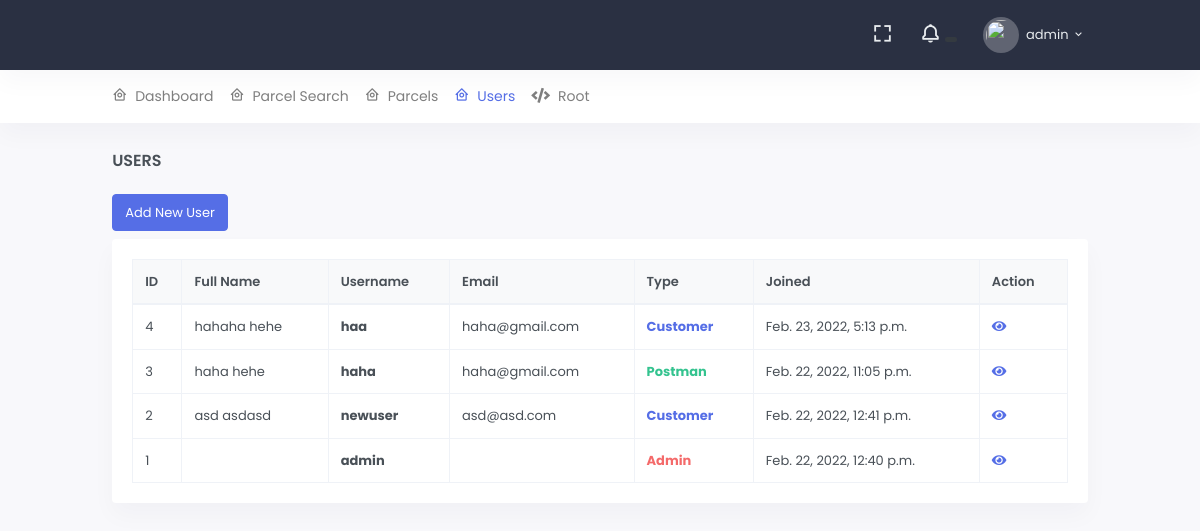
Before: /a/user/ (signed in) with the older database file.
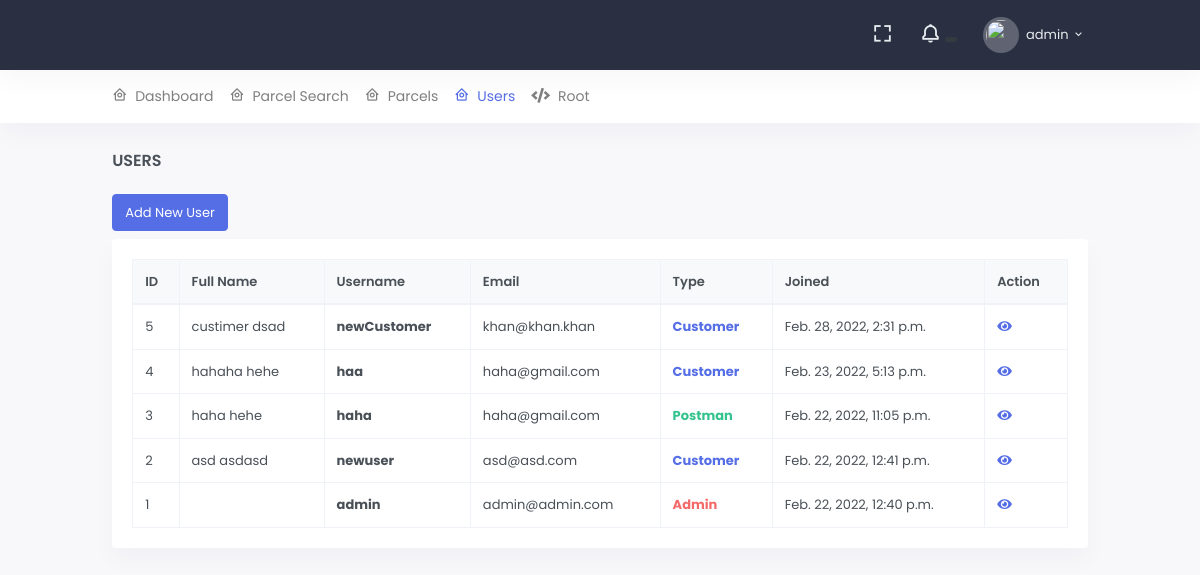
After: the same page with the newer database file.
### src/accounts/models.py (models this page shows, shortened)
class User(AbstractUser):
    TYPES_OF_USERS = (
        ("CUSTOMER", 'Customer'),
        ("MANAGER", 'Manager'),
        ("POSTMAN", 'Postman')
    )
    profile_image = ResizedImageField(
        upload_to='account/images/profiles/', null=True, blank=True, size=[100, 100], quality=75, force_format='PNG',
        help_text='size of logo must be 100*100 and format must be png image file', crop=['middle', 'center']
    )
    phone_number = models.CharField(max_length=30, null=True, blank=True)
    cnic = models.CharField(max_length=13, null=False, blank=False, help_text="13 digits cnic without -")
    address = models.TextField(max_length=30, null=True, blank=True)
    latitude = models.DecimalField(max_digits=9, decimal_places=6, default=0.00, blank=True, null=True)
    longitude = models.DecimalField(max_digits=9, decimal_places=6, default=0.00, blank=True, null=True)
    type = models.CharField(max_length=20, default='CUSTOMER', choices=TYPES_OF_USERS)
    is_customer = models.BooleanField(default=True)
    is_postman = models.BooleanField(default=False)
    class Meta:
        ordering = ['-id']
        verbose_name = 'User'
        verbose_name_plural = 'Users'

### src/portals/admins/views.py (the view)
# urls.py: path('user/', UserListView.as_view(), name='user'),
@method_decorator(admin_decorators, name='dispatch')
class UserListView(ListView):
    queryset = User.objects.all()
    template_name = 'admins/user_list.html'

### src/portals/admins/templates/admins/user_list.html (shortened to what this page needs)
{% extends 'core/base.html' %}
{% load custom_tags %}
{% block page_heading %}
    Users
{% endblock %}
{% block content %}
    <div class="row mb-2">
        <div class="col-lg-12">
            <a href="/admin/accounts/user/add/" class="btn btn-primary">Add New User</a>
        </div>
    </div>
    <div class="row">
        <div class="col-12">
            <div class="card">
                <div class="card-body">
                    {% if user_list %}
                        <div class="table-responsive">
                            <table class="table table-bordered table-centered table-nowrap mb-0">
                                <thead class="thead-light">
                                <tr>
                                    <th>ID</th>
                                    <th>Full Name</th>
                                    <th>Username</th>
                                    <th>Email</th>
                                    <th>Type</th>
                                    <th>Joined</th>
                                    <th>Action</th>
                                </tr>
                                </thead>
                                <tbody>
                                {% for object in user_list %}
                                    <tr>
                                        <td>{{ object.pk }}</td>
                                        <td>{{ object.first_name }} {{ object.last_name }}</td>
                                        <td><b>{{ object.username }}</b></td>
                                        <td>{{ object.email }}</td>
                                        <td>
                                            {% if object.is_superuser %}
                                                <b class="text-danger">Admin</b>
                                            {% elif object.is_staff %}
                                                <b class="text-warning">Staff</b>
                                            {% elif object.is_customer %}
                                                <b class="text-primary">Customer</b>
                                            {% elif object.is_postman %}
                                                <b class="text-success">Postman</b>
                                            {% endif %}
                                        </td>
                                        <td>{{ object.date_joined }}</td>
                                        <td>
                                            <b><a href="/admin/accounts/user/{{ object.pk }}/change/"><i class="fa fa-eye"></i></a></b>
                                        </td>
                                    </tr>
                                {% endfor %}
                                </tbody>
                            </table>
                        </div>
                    {% else %}
                        <b class="text-danger">! No users found</b>
                    {% endif %}
                </div>
            </div>
        </div>
    </div>
{% endblock %}

### templates/core/base.html (shortened to what this page needs)
{% load static %}
<!doctype html>
<html lang="en">
<head>
    <link rel="stylesheet" href="{% static 'core/theme/css/app.min.css' %}">
    <link rel="stylesheet" href="{% static 'core/theme/css/bootstrap.min.css' %}">
    <link rel="stylesheet" href="{% static 'core/theme/css/icons.min.css' %}">
</head>
<body data-topbar="dark" data-layout="horizontal">
<div id="layout-wrapper">
    {% block base_top_nav %}
        {% include 'core/base_head.html' %}
    {% endblock %}
    {% block dont_include_details %}
        <div class="main-content">
            <div class="page-content mt-4">
                <div class="container-fluid mt-5">
                    <div class="row">
                        <div class="col-12">
                            <div class="page-title-box d-flex align-items-center justify-content-between">
                                <h4 class="mb-0 font-size-18">
                                    {% block page_heading %} {% endblock %}</h4>
                            </div>
                        </div>
                    </div>
                    <div class="row">
                        <div class="col-12">
                            {% block content %}
                            {% endblock %}
                        </div>
                    </div>
                </div>
            </div>
        </div>
    {% endblock %}
</div>
</body>
</html>

### templates/core/base_head.html (shortened to what this page needs)
{% load static %}
<header id="page-topbar">
    <div class="navbar-header">
        <div class="d-flex">
            <div class="navbar-brand-box">
            </div>
        </div>
        <div class="d-flex">
            <div class="dropdown d-none d-lg-inline-block ml-1">
                <button type="button" class="btn header-item noti-icon waves-effect" data-toggle="fullscreen">
                    <i class="bx bx-fullscreen"></i>
                </button>
            </div>
            <div class="dropdown d-inline-block">
                <button type="button" class="btn header-item noti-icon waves-effect"
                        id="page-header-notifications-dropdown"
                        data-toggle="dropdown" aria-haspopup="true" aria-expanded="false">
                    <i class="bx bx-bell bx-tada"></i>
                    <span class="badge badge-dark badge-pill">
                    </span>
                </button>
            </div>
            <div class="dropdown d-inline-block">
                <button type="button" class="btn header-item waves-effect" id="page-header-user-dropdown"
                        data-toggle="dropdown" aria-haspopup="true" aria-expanded="false">
                    {% if request.user.profile_image %}
                        <img class="rounded-circle header-profile-user" src="{{ request.user.profile_image.url }}"
                             alt="Header Avatar">
                    {% else %}
                        <img class="rounded-circle header-profile-user" src="{% static 'core/images/no-user.png' %}">
                    {% endif %}
                    <span class="d-none d-xl-inline-block ml-1">{{ request.user.username }}</span>
                    <i class="mdi mdi-chevron-down d-none d-xl-inline-block"></i>
                </button>
            </div>
        </div>
    </div>
</header>
<div class="topnav">
    <div class="container-fluid">
        <nav class="navbar navbar-light navbar-expand-lg topnav-menu">
            <div class="collapse navbar-collapse" id="topnav-menu-content">
                <ul class="navbar-nav">
                    {% include 'core/include/admin_header.html' %}
                </ul>
            </div>
        </nav>
    </div>
</div>

### templates/core/include/admin_header.html
{% load static %}
<li class="nav-item">
    {% if request.user.is_superuser %}
        <a class="nav-link dropdown-toggle arrow-none" href="{% url 'admins:dashboard' %}">
            <i class="bx bx-home-circle mr-2"></i>Dashboard
        </a>
    {% else %}
        <a class="nav-link dropdown-toggle arrow-none" href="{% url 'customer:dashboard' %}">
            <i class="bx bx-home-circle mr-2"></i>Dashboard
        </a>    {% endif %}
</li>
<li class="nav-item">
    {% if request.user.is_superuser %}
        <a class="nav-link dropdown-toggle arrow-none" href="{% url 'admins:parcel-search' %}">
            <i class="bx bx-home-circle mr-2"></i>Parcel Search
        </a>
    {% else %}
        <a class="nav-link dropdown-toggle arrow-none" href="{% url 'customer:parcel-search' %}">
            <i class="bx bx-home-circle mr-2"></i>Parcel Search
        </a>    {% endif %}
</li>
<li class="nav-item">
    {% if request.user.is_superuser %}
        <a class="nav-link dropdown-toggle arrow-none" href="{% url 'admins:parcel' %}">
            <i class="bx bx-home-circle mr-2"></i>Parcels
        </a>
    {% else %}
        <a class="nav-link dropdown-toggle arrow-none" href="{% url 'customer:parcel' %}">
            <i class="bx bx-home-circle mr-2"></i>Parcels
        </a>    {% endif %}
</li>
<li class="nav-item">
    {% if request.user.is_superuser %}
        <a class="nav-link dropdown-toggle arrow-none" href="{% url 'admins:user' %}">
            <i class="bx bx-home-circle mr-2"></i>Users
        </a>
    {% endif %}
</li>
<li class="nav-item">
    {% if request.user.is_superuser %}
        <a class="nav-link dropdown-toggle arrow-none" href="/admin/">
            <i class="fa fa-code mr-2"></i>Root
        </a>
    {% endif %}
</li>

Changed rows visible on the page:
changed User "admin": email (not shown) → "admin@admin.com"
added User: pk "5", first_name "custimer", last_name "dsad", username "newCustomer", email "khan@khan.khan", is_superuser "Customer", date_joined "Feb. 28, 2022, 2:31 p.m."
